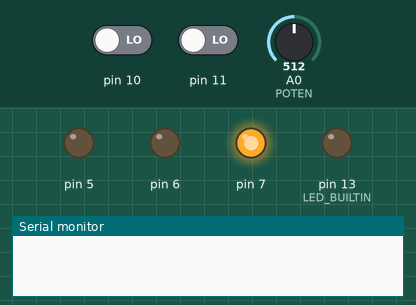
Recording of a sketch running on a simulated Arduino Uno, built with avr-gcc and run on an emulated ATmega328P. Parts: output pins drawn as LEDs (lit = HIGH), the last lines printed to the serial monitor. Dashed ring = blinking. The inputs (shaded band) are chosen by the test bench; at power-on: A0 (POTEN) = 512, pin 11 LOW, pin 10 LOW.

Above: at 1.2 s.
1.3 s: A0 (POTEN) set to 290
7.7 s: pin 11 driven HIGH
At 11.2 s:
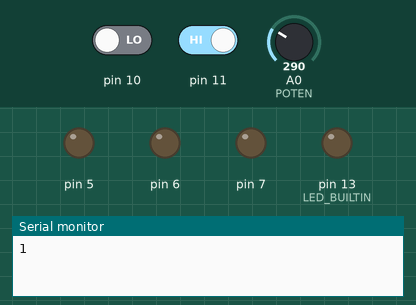
11.9 s: pin 10 driven HIGH
At 12.3 s:
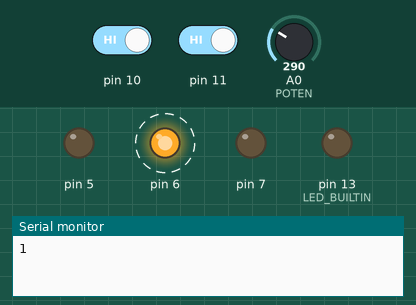
16.5 s: pin 10 driven LOW
At 17.0 s:
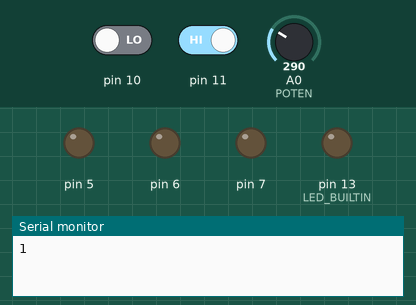
20.0 s: pin 11 driven LOW
At 22.3 s:
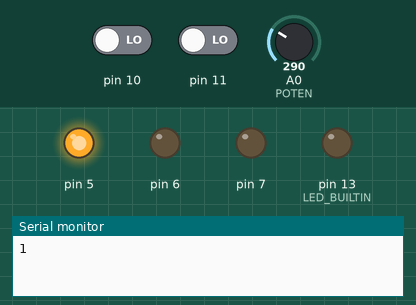
Timing chart, 0 to 25.0 s (numbered marks = the images above; inputs shaded):
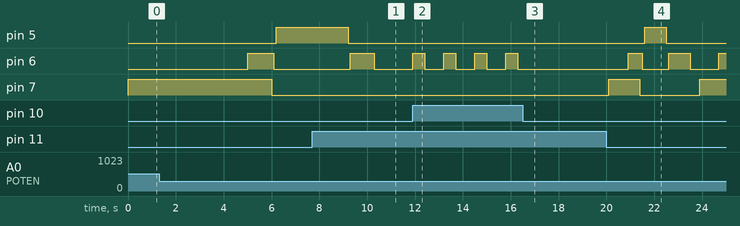

Measured:
- after the input at 7.7 s, pin 6: goes on until 10.3 s, then stays LOW; pin 7: stays LOW (without the input it goes to HIGH after 3.0 s)
- after the input at 11.9 s, pin 6: alternates HIGH for 0.50 s and LOW for 0.80 s, starting at once
- after the input at 16.5 s, pin 6: stops changing and stays LOW
- after the input at 20.0 s, pin 5: LOW → HIGH after 1.6 s, → LOW 0.90 s later; pin 6: goes HIGH 0.60 s, LOW 1.1 s, HIGH 0.90 s, LOW 1.2 s, then HIGH, starting after 0.90 s; pin 7: LOW → HIGH after 0.10 s, → LOW 1.3 s later, → HIGH 2.5 s later

The sketch:

semaforo2ULTIMO.ino
```cpp
int POTEN=A0;
bool ledr=7;
int NUMERO=1;
void setup()
{
  Serial.begin(9600);
  pinMode(LED_BUILTIN, OUTPUT);
  pinMode(7,OUTPUT);
  pinMode(6,OUTPUT);
  pinMode(5,OUTPUT);
  pinMode(11,INPUT);
  pinMode(3,INPUT);
}

void loop()
{
  bool A;
  bool B;
  int C;
  int secuencia1;
  B=digitalRead (10);
  A=digitalRead (11);
  analogRead (A0);
  secuencia0:
   if (B==1) goto secuencia4;
  if (A==1) goto secuencia1;
  else goto secuencia3;
  secuencia3:
  if (analogRead(POTEN)<=300){
    digitalWrite (7, HIGH);
  delay(800);
  digitalWrite (6,HIGH);
  delay(500);
  digitalWrite (7 , LOW);
  delay(100);
  digitalWrite (6 , LOW);
  delay(100);
  digitalWrite (5, HIGH);
  delay(900);
  digitalWrite (5, LOW);
  delay(100);
  digitalWrite (6, HIGH);
  delay(900);
  digitalWrite (6, LOW);
  delay(100);
  }
  if (analogRead(POTEN)>300)
  {
  digitalWrite (7 , HIGH);
  delay(5000);
  digitalWrite (6,HIGH);
  delay(1000);
  digitalWrite (7 , LOW);
  delay(100);
  digitalWrite (6 , LOW);
  delay(100);
  digitalWrite (5, HIGH);
  delay(3000);
  digitalWrite (5, LOW);
  delay(100);
  digitalWrite (6, HIGH);
  delay(1000);
  digitalWrite (6, LOW);
  delay(100);
  }
   if (7, HIGH)
  {
    Serial.print(NUMERO);
    NUMERO=NUMERO+1;
  }
  secuencia1:
  digitalWrite (7 , LOW);
  delay(100);
  digitalWrite (6 , LOW);
  delay(100);
  digitalWrite (5, LOW);
  delay(100);
    secuencia4:
  if (B==1){
    digitalWrite (6 , HIGH);
  delay(500);
  digitalWrite (6, LOW);
  delay(800);
}
}
```
